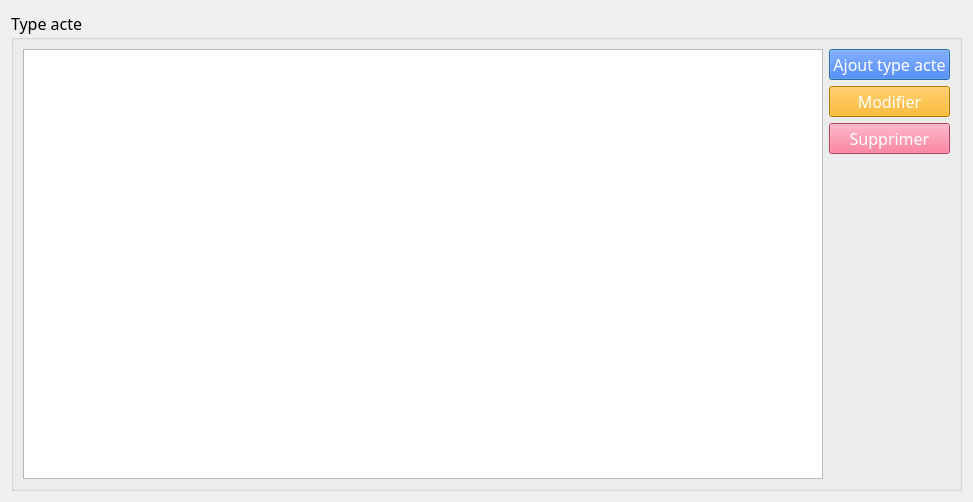
<?xml version="1.0" encoding="UTF-8"?>
<ui version="4.0">
 <class>Dialog</class>
 <widget class="QDialog" name="Dialog">
  <property name="geometry">
   <rect>
    <x>0</x>
    <y>0</y>
    <width>973</width>
    <height>502</height>
   </rect>
  </property>
  <property name="font">
   <font>
    <family>Papyrus</family>
    <pointsize>12</pointsize>
   </font>
  </property>
  <property name="windowTitle">
   <string>Gestion type acte</string>
  </property>
  <layout class="QHBoxLayout" name="horizontalLayout_5">
   <item>
    <widget class="QGroupBox" name="group_box_type_acte">
     <property name="title">
      <string>Type acte</string>
     </property>
     <layout class="QHBoxLayout" name="horizontalLayout_7">
      <item>
       <widget class="QTableWidget" name="table_widget_type_acte"/>
      </item>
      <item>
       <layout class="QVBoxLayout" name="verticalLayout_3">
        <item>
         <widget class="QPushButton" name="btn_add_type_acte">
          <property name="styleSheet">
           <string notr="true">color: rgb(255, 255, 255);
background-color: rgb(0, 85, 255);</string>
          </property>
          <property name="text">
           <string>Ajout type acte</string>
          </property>
         </widget>
        </item>
        <item>
         <widget class="QPushButton" name="btn_edit_type_acte">
          <property name="font">
           <font>
            <family>Papyrus</family>
            <pointsize>12</pointsize>
           </font>
          </property>
          <property name="styleSheet">
           <string notr="true">color: rgb(255, 255, 255);
background-color: rgb(255, 170, 0);</string>
          </property>
          <property name="text">
           <string>Modifier</string>
          </property>
         </widget>
        </item>
        <item>
         <widget class="QPushButton" name="btn_delete_type_acte">
          <property name="font">
           <font>
            <family>Papyrus</family>
            <pointsize>12</pointsize>
           </font>
          </property>
          <property name="styleSheet">
           <string notr="true">color: rgb(255, 255, 255);
background-color: rgb(255, 85, 127);</string>
          </property>
          <property name="text">
           <string>Supprimer</string>
          </property>
         </widget>
        </item>
        <item>
         <spacer name="verticalSpacer_2">
          <property name="orientation">
           <enum>Qt::Vertical</enum>
          </property>
          <property name="sizeHint" stdset="0">
           <size>
            <width>20</width>
            <height>40</height>
           </size>
          </property>
         </spacer>
        </item>
       </layout>
      </item>
     </layout>
    </widget>
   </item>
  </layout>
 </widget>
 <resources/>
 <connections/>
</ui>
